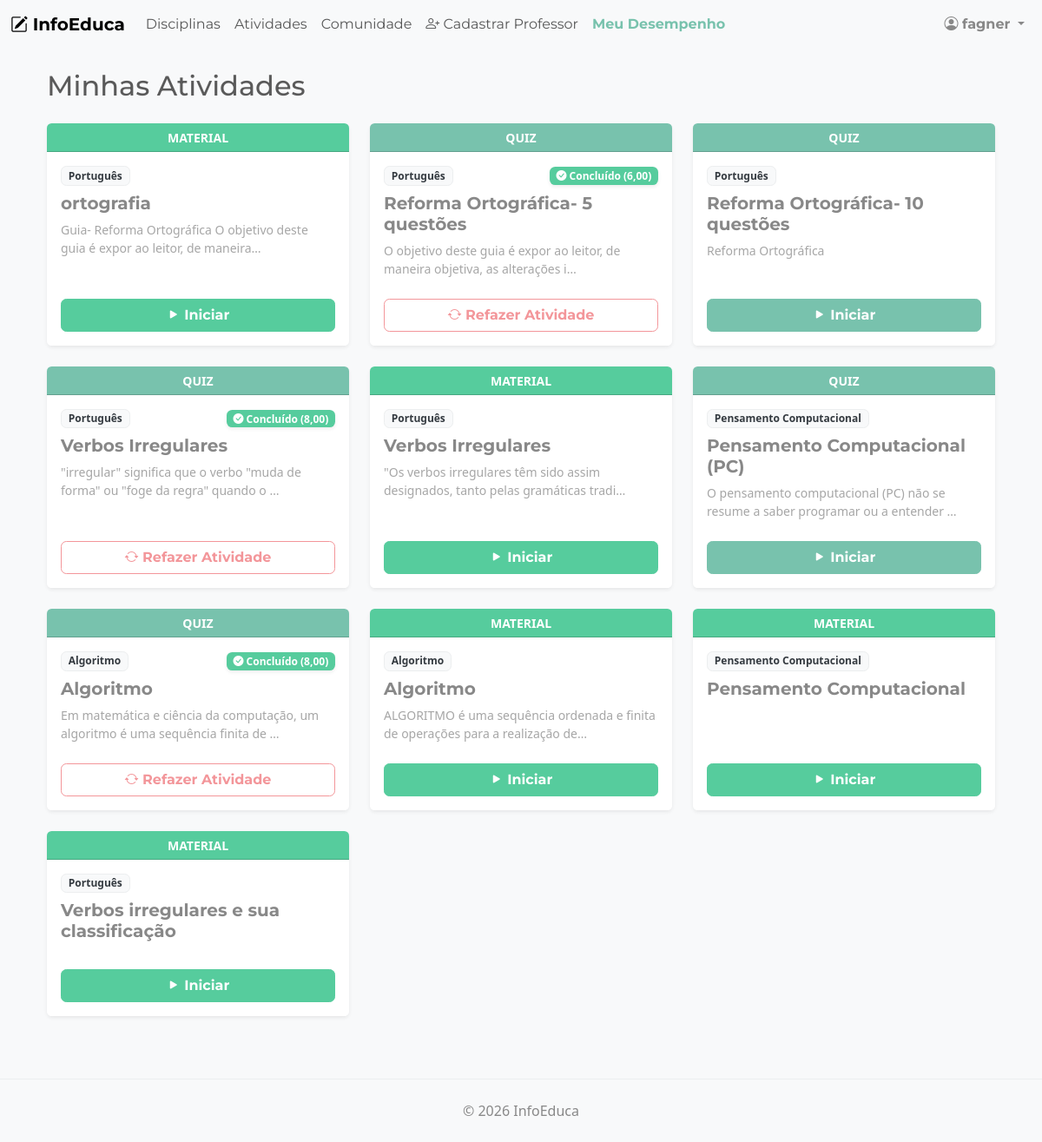
Screenshot of /atividades/ (signed in) with the database file from the repository.
### apps/atividades/models.py (models this page shows, shortened)
class Atividade(models.Model):
    TIPO_CHOICES = [
        ('material', 'Material de Estudo (PDF/Link)'),
        ('quiz', 'Quiz Interativo'),
    ]
    disciplina = models.ForeignKey(Disciplina, on_delete=models.CASCADE, related_name='atividades')
    titulo = models.CharField(max_length=200, verbose_name="Título")
    tipo = models.CharField(max_length=20, choices=TIPO_CHOICES, default='material')
    descricao = models.TextField(blank=True, verbose_name="Instruções ou Resumo")
    arquivo = models.FileField(upload_to='materiais/', null=True, blank=True, verbose_name="Arquivo PDF/Material")
    link_video = models.URLField(null=True, blank=True, verbose_name="Link de Vídeo Aula (YouTube)")
    class Meta:
        verbose_name = "Atividade"
        verbose_name_plural = "Atividades"

### apps/disciplinas/models.py (models this page shows, shortened)
class Disciplina(models.Model):
    nome = models.CharField(max_length=100, verbose_name="Nome da Disciplina")
    descricao = models.TextField(verbose_name="Descrição", blank=True)
    data_criacao = models.DateTimeField(auto_now_add=True, verbose_name="Criado em")
    class Meta:
        verbose_name = "Disciplina"
        verbose_name_plural = "Disciplinas"

### apps/atividades/views.py (the view)
# urls.py: path('', views.atividades_home, name='atividades_home'),
@login_required
def atividades_home(request):
    atividades = Atividade.objects.all().select_related('disciplina')
    historico_aluno = Historico.objects.filter(aluno=request.user).values_list('atividade_id', 'nota')
    notas_dict = {at_id: nota for at_id, nota in historico_aluno}
    for atividade in atividades:
        atividade.nota_aluno = notas_dict.get(atividade.id)
    return render(request, 'atividades/index.html', {'atividades': atividades})

### templates/atividades/index.html
{% extends "base.html" %}
{% block content %}
<div class="container mt-4">
    <h2 class="mb-4">Minhas Atividades</h2>
    <div class="row">
        {% for atividade in atividades %}
            <div class="col-md-4 mb-4">
                <div class="card h-100 shadow-sm border-0 transition-hover">
                    <div class="card-header {% if atividade.tipo == 'quiz' %}bg-primary{% else %}bg-success{% endif %} text-white text-center py-1">
                        <small class="text-uppercase fw-bold">{{ atividade.tipo }}</small>
                    </div>
                    <div class="card-body">
                        <div class="d-flex justify-content-between align-items-center mb-2">
                            <span class="badge bg-light text-dark border">{{ atividade.disciplina.nome }}</span>
                            {% if atividade.nota_aluno is not None %}
                                <span class="badge bg-success shadow-sm">
                                    <i class="bi bi-check-circle-fill"></i> Concluído ({{ atividade.nota_aluno }})
                                </span>
                            {% endif %}
                        </div>
                        <h5 class="card-title fw-bold">{{ atividade.titulo }}</h5>
                        <p class="card-text text-muted small">{{ atividade.descricao|truncatechars:80 }}</p>
                    </div>
                    <div class="card-footer bg-white border-0 pb-3">
                        <a href="{% url 'atividades:detalhe_atividade' atividade.id %}"
                           class="btn {% if atividade.nota_aluno is not None %}btn-outline-secondary{% elif atividade.tipo == 'quiz' %}btn-primary{% else %}btn-success{% endif %} w-100 fw-bold">
                            {% if atividade.nota_aluno is not None %}
                                <i class="bi bi-arrow-repeat"></i> Refazer Atividade
                            {% else %}
                                <i class="bi bi-play-fill"></i> Iniciar
                            {% endif %}
                        </a>
                    </div>
                </div>
            </div>
        {% empty %}
            <div class="col-12 text-center">
                <p class="text-muted">Nenhuma atividade cadastrada ainda.</p>
            </div>
        {% endfor %}
    </div>
</div>
{% endblock %}

### templates/base.html (shortened to what this page needs)
{% load static %}
<!DOCTYPE html>
<html lang="pt-br">
<head>
    <link rel="stylesheet" href="https://cdn.jsdelivr.net/npm/bootswatch@5.3.2/dist/minty/bootstrap.min.css">
    <link rel="stylesheet" href="https://cdn.jsdelivr.net/npm/bootstrap-icons@1.11.1/font/bootstrap-icons.css">
    <link rel="stylesheet" href="{% static 'css/style.css' %}">
</head>
<body>
    <nav class="navbar navbar-expand-lg navbar-light bg-light">
        <div class="container-fluid">
            <a class="navbar-brand fw-bold" href="/" aria-label="Página inicial InfoEduca">
                <i class="bi bi-pencil-square" aria-hidden="true"></i> InfoEduca
            </a>
            <div class="collapse navbar-collapse" id="navbarNav">
                <ul class="navbar-nav me-auto">
                    <li class="nav-item"><a class="nav-link" href="{% url 'disciplinas:lista_disciplinas' %}">Disciplinas</a></li>
                    <li class="nav-item"><a class="nav-link" href="{% url 'atividades:atividades_home' %}">Atividades</a></li>
                    <li class="nav-item"><a class="nav-link" href="/comunidade/">Comunidade</a></li>
                    <li class="nav-item"><a class="nav-link" href="{% url 'professor:cadastrar_professor' %}"><i class="bi bi-person-plus"></i> Cadastrar Professor</a></li>
                    {% if user.is_authenticated %}
                        {% if user.is_staff %}
                            <li class="nav-item"><a class="nav-link fw-bold text-primary" href="/professores/">Painel do Professor</a></li>
                            {% if user.is_superuser %}
                                <li class="nav-item"><a class="nav-link fw-bold text-danger" href="/admin/"><i class="bi bi-gear-fill"></i> Admin Completo</a></li>
                            {% endif %}
                        {% else %}
                            <li class="nav-item"><a class="nav-link fw-bold text-primary" href="/progresso/">Meu Desempenho</a></li>
                        {% endif %}
                    {% endif %}
                </ul>
                <ul class="navbar-nav ms-auto">
                    {% if user.is_authenticated %}
                        <li class="nav-item dropdown">
                            <a class="nav-link dropdown-toggle fw-bold" href="#" id="userDropdown" role="button" data-bs-toggle="dropdown" aria-expanded="false" style="color: var(--cor-primaria) !important;">
                                <i class="bi bi-person-circle" aria-hidden="true"></i> {{ user.username }}
                            </a>
                        </li>
                    {% else %}
                        <li class="nav-item"><a class="nav-link" href="{% url 'login' %}">Entrar</a></li>
                        <li class="nav-item"><a class="nav-link btn btn-sm btn-outline-primary ms-lg-2" href="/registrar/">Criar Conta</a></li>
                    {% endif %}
                </ul>
            </div>
        </div>
    </nav>
    <main class="container mt-4">
        {% block content %}{% endblock %}
    </main>
    <footer class="bg-light text-center py-4 mt-5 border-top">
        <div class="container">
            <p class="mb-0">&copy; 2026 InfoEduca</p>
        </div>
    </footer>
</body>
</html>

### static/css/style.css (style rules this page uses)
body { background-color: #f8f9fa; }

### rows the page displays
Atividade: tipo "MATERIAL", disciplina.nome "Português", titulo "ortografia", descricao "Guia- Reforma Ortográfica O objetivo deste guia é expor ao leitor, de maneira…", shows "Iniciar"
Atividade: tipo "QUIZ", disciplina.nome "Português", nota_aluno "6,00", titulo "Reforma Ortográfica- 5 questões", descricao "O objetivo deste guia é expor ao leitor, de maneira objetiva, as alterações i…", shows "Refazer Atividade"
Atividade: tipo "QUIZ", disciplina.nome "Português", titulo "Reforma Ortográfica- 10 questões", descricao "Reforma Ortográfica", shows "Iniciar"
Atividade: tipo "QUIZ", disciplina.nome "Português", nota_aluno "8,00", titulo "Verbos Irregulares", descricao "\"irregular\" significa que o verbo \"muda de forma\" ou \"foge da regra\" quando o …", shows "Refazer Atividade"
Atividade: tipo "MATERIAL", disciplina.nome "Português", titulo "Verbos Irregulares", descricao "\"Os verbos irregulares têm sido assim designados, tanto pelas gramáticas tradi…", shows "Iniciar"
Atividade: tipo "QUIZ", disciplina.nome "Pensamento Computacional", titulo "Pensamento Computacional (PC)", descricao "O pensamento computacional (PC) não se resume a saber programar ou a entender …", shows "Iniciar"
Atividade: tipo "QUIZ", disciplina.nome "Algoritmo", nota_aluno "8,00", titulo "Algoritmo", descricao "Em matemática e ciência da computação, um algoritmo é uma sequência finita de …", shows "Refazer Atividade"
Atividade: tipo "MATERIAL", disciplina.nome "Algoritmo", titulo "Algoritmo", descricao "ALGORITMO é uma sequência ordenada e finita de operações para a realização de…", shows "Iniciar"
Atividade: tipo "MATERIAL", disciplina.nome "Pensamento Computacional", titulo "Pensamento Computacional", shows "Iniciar"
Atividade: tipo "MATERIAL", disciplina.nome "Português", titulo "Verbos irregulares e sua classificação", shows "Iniciar"

### other values shown
{{ user.username }} "fagner"
